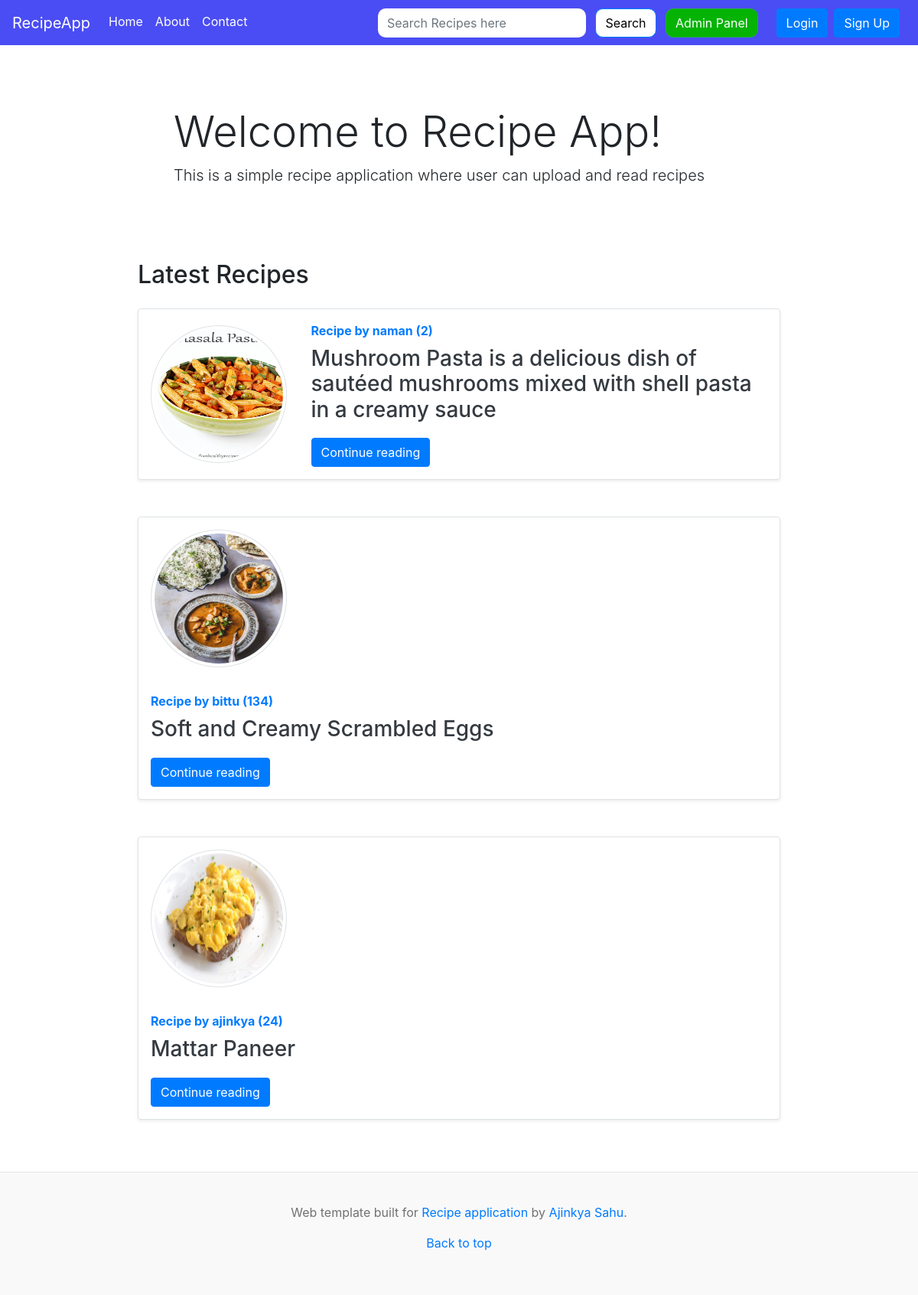
The page / on the database its author committed.
### recipe/models.py (models this page shows, shortened)
class Recipe(models.Model):
    sno=models.AutoField(primary_key=True)
    title=models.CharField(max_length=255,unique = True)
    author=models.ForeignKey(User, on_delete=models.CASCADE)     #, null=True)
    views= models.IntegerField(default=0)
    timeStamp=models.DateTimeField(default = now)
    pic = models.ImageField("Recipe pics",upload_to= user_directory_path, blank=True,null=True)
    ingredients = HTMLField()
    content =  HTMLField()

### home/views.py (the view)
# urls.py: path('', PostListView.as_view(), name="home"),
class PostListView(ListView):
    model = Recipe
    template_name = 'home/home.html'      # App / <model>_<viewtype>.html
    context_object_name = 'allPosts'
    ordering = ['-timeStamp']
    paginate_by = 5

### templates/home/home.html (shortened to what this page needs)
{% extends 'base.html' %} {% block title %} Home{% endblock title %} {% block homeactive %}active{% endblock homeactive %} {% block body %}
{% if is_paginated and page_obj.has_previous %}
{% else %}
<div class="body_container">
<div class="container">
    <div class="jumbotron my-3 recipe_background">
        <h1 class="display-4">Welcome to Recipe App!</h1>
        <p class="lead">This is a simple recipe application where user can upload and read recipes</p>
    </div>
</div>
{% endif %}
<div class="container_m">
    <h2>Latest Recipes</h2>
    {% for post in allPosts  %}
    <div class="row no-gutters border align-items-center rounded overflow-hidden flex-md-row mb-4 shadow-sm h-md-250 my-4 position-relative container_main">
        <div class="col-3 d-none d-lg-block p-3">
            <img src="{{post.pic.url}}" alt="" class="img-thumbnail rounded-circle" style="height:180px;width:180px;">
        </div>
        <div class="col p-3 d-flex flex-column position-static">
            <strong class="d-inline-block mb-2 text-primary">Recipe  by {{post.author}} ({{post.views}})</strong>
            <h3 class="mb-0"><a class="text-dark" href="{% url 'recipe:recipePost' post.title %}">{{post.title}} </a> </h3>
            <p class="card-text mb-auto mt-3">{{post.content|safe |truncatechars:200}}</p>
            <div class="my-2">
            	<a href="{% url 'recipe:recipePost' post.title %}" role="button" class="btn btn-primary">Continue reading</a>
            </div>
        </div>
    </div>
    {% endfor %}
</div>
{% endblock %}

### templates/base.html (shortened to what this page needs)
<!doctype html>
<html lang="en">
<head>
    <link rel="stylesheet" href="https://stackpath.bootstrapcdn.com/bootstrap/4.5.2/css/bootstrap.min.css">
</head>
<body>
    <nav class="navbar navbar-expand-lg " id='top'>
        <a class="navbar-brand" href="/">RecipeApp</a>
        <div class="collapse navbar-collapse" id="navbarSupportedContent">
            <ul class="navbar-nav mr-auto">
                <li class="nav-item {% block homeactive %}  {% endblock homeactive %}">
                    <a class="nav-link" href="/">Home <span class="sr-only">(current)</span></a>
                </li>
                <li class="nav-item {% block aboutactive %}  {% endblock aboutactive %}">
                    <a class="nav-link" href="/about">About</a>
                </li>
                <li class="nav-item {% block contactactive %}  {% endblock contactactive %} ">
                    <a class="nav-link" href="/contact">Contact</a>
                </li>
            </ul>
            <div class="ml-auto form-inline ">
                <form method="get" action="/search" class="my-2 my-lg-0 mx-3">
                    <input class="form-control mr-sm-2 recipe-input" type="search" placeholder="Search Recipes here" aria-label="Search" name="query" id="query">
                    <button class="btn btn-primary my-2 my-sm-0 btn-search" type="submit">Search</button>
                    <a href="/admin" role="button" target="_blank" class="btn btn-outline-success m-2 my-sm-0 admin-btn"> Admin Panel </a>
                </form>
                {% if user.is_authenticated %}
                <ul class="navbar-nav mr-2">
                    <li class="nav-item dropdown">
                        <a class="nav-link dropdown-toggle {% block useractive %}  {% endblock useractive %}" href='#' id="navbarDropdown" role="button" data-toggle="dropdown"> Welcome {{request.user}}</a>
                        <div class="dropdown-menu" aria-labelledby="navbarDropdown">
                            <a class="dropdown-item" href="{% url 'recipe:new_recipe'%}">New Post</a>
                            <a class="dropdown-item" href="{% url 'users:profile'%}">Profile</a>
                            <a class="dropdown-item" href="{% url 'users:logout'%}">Logout</a>
                        </div>
                    </li>
                </ul>
            </div>
            {% else %}
            <a href="{% url 'users:login' %}" class="btn btn-primary mr-2">
                Login
            </a>
            <a class="btn btn-primary mr-2" href="{% url 'users:register' %}"> Sign Up</a>
            {% endif %}
        </div>
    </nav>
    <main style="min-height:600px;">
        {% block body %} {% endblock body %} {% block js %} {% endblock js %}
    </main>
    <footer class="blog-footer">
        <p>Web template built for <a href="">Recipe application</a> by <a href="https://www.linkedin.com/in/ajinkya-sahu/">Ajinkya Sahu</a>.</p>
        <p>
            <a href="#top">Back to top</a>
        </p>
    </footer>
</body>
</html>

### templates/base.html (style rules this page uses)
.blog-footer { padding: 2.5rem 0; color: #727272; text-align: center; background-color: #f9f9f9; border-top: .05rem solid #e5e5e5; margin-top: 20px; }
body { overflow-x: hidden; }
.navbar { width: 100vw; background-color: rgb(74, 77, 243); }
.nav-link { color: white; border-bottom: 3px solid rgb(74, 77, 243); }
.btn-search { background-color: white; color: black; border-radius: 10px; }
.admin-btn { background-color: rgb(5, 179, 5); color: white; border-radius: 10px; }
.recipe-input { border-radius: 10px; outline: none; border: none; }
.navbar-brand { color: white; }
.blog-footer { width: 100vw; }

### templates/home/home.html (style rules this page uses)
.container_main { background-color: rgb(255, 255, 255); width: 70vw; display: flex; flex-direction: row; }
.body_container { align-items: center; align-items: center; justify-content: center; display: flex; flex-direction: column; }
.recipe_background { background: rgb(255, 255, 255); background-size: cover; }
body { background-image: url("https://images.pexels.com/photos/1030947/pexels-photo-1030947.jpeg?auto=compress&cs=tinysrgb&w=1260&h=750&dpr=1"); background-size: cover; justify-content: center; align-items: center; display: flex; flex-direction: column; }

### rows shown on the page
Recipe: pic (picture), author "naman", views "2", title "Mushroom Pasta is a delicious dish of sautéed mushrooms mixed with shell pasta in a creamy sauce"
Recipe: pic (picture), author "bittu", views "134", title "Soft and Creamy Scrambled Eggs"
Recipe: pic (picture), author "ajinkya", views "24", title "Mattar Paneer"
